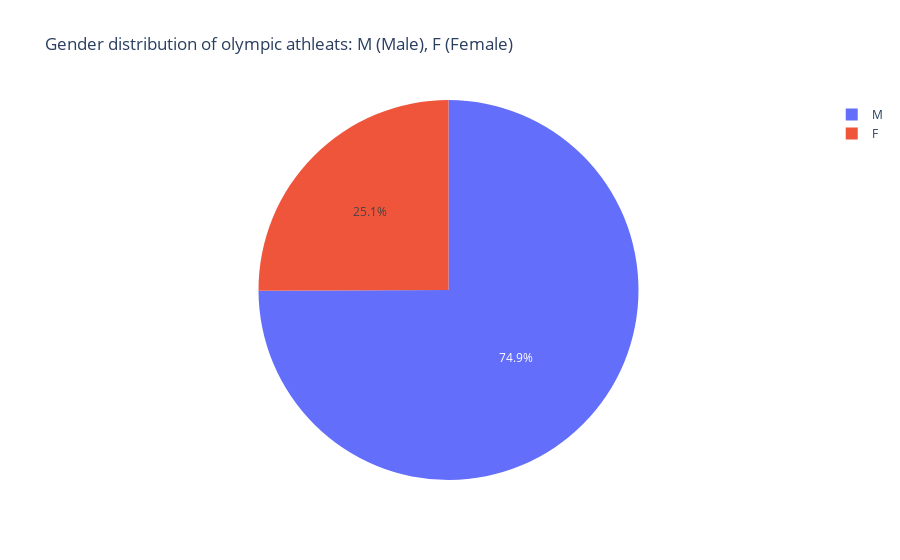

The notebook cell this image was saved under:
### Code cell
fig= px.pie(values=df_sex["Sex"], names=df_sex.index, title="Gender distribution of olympic athleats: M (Male), F (Female)")

# replacing default labels in hover
# ref https://stackoverflow.com/questions/60158618/plotly-how-to-add-elements-to-hover-data-using-plotly-express-piechart
fig.update_traces(hovertemplate = "Sex: %{label}: <br>Number of participants: %{value}")

fig.show()

### Figure 1 — Plotly figure (JSON) as saved in the notebook; plotly's stock layout.template omitted (floating-point values rounded to 4 significant figures)
{"data": [{"domain": {"x": [0, 1], "y": [0, 1]}, "hovertemplate": "Sex: %{label}: <br>Number of participants: %{value}", "labels": ["M", "F"], "legendgroup": "", "name": "", "showlegend": true, "type": "pie", "values": [101590, 33981]}], "layout": {"legend": {"tracegroupgap": 0}, "title": {"text": "Gender distribution of olympic athleats: M (Male), F (Female)"}}}
